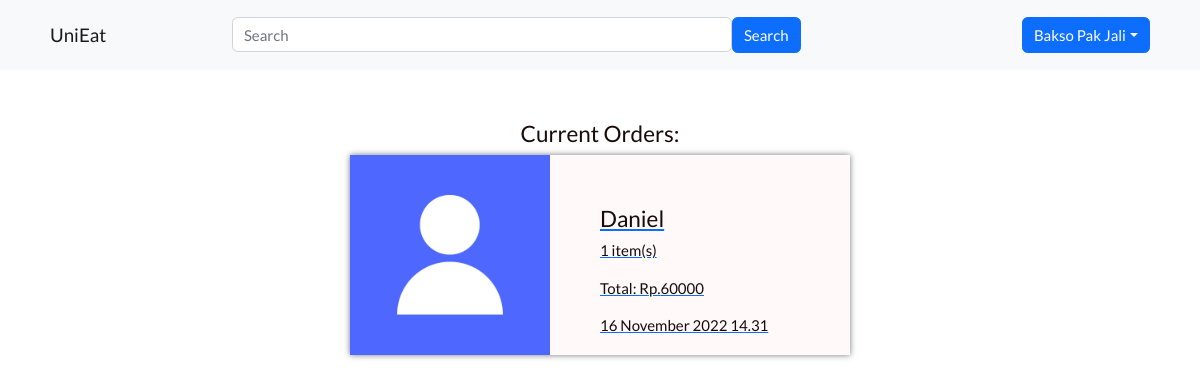
Screenshot of /AMDP3/showcurrentorders.php (signed in) with the database file from the repository.
### tables this page shows
CREATE TABLE `orders` (
  `orderID` int(11) NOT NULL,
  `shopID` int(11) DEFAULT NULL,
  `itemID` int(11) DEFAULT NULL,
  `userID` int(11) DEFAULT NULL,
  `itemAmount` int(11) DEFAULT NULL,
  `itemNotes` varchar(255) DEFAULT NULL,
  `orderTimeStamp` timestamp NOT NULL DEFAULT current_timestamp(),
  `userAddress` varchar(255) NOT NULL,
  `totalPrice` int(11) NOT NULL,
  `status` varchar(255) NOT NULL DEFAULT 'uncompleted'
);

CREATE TABLE `users` (
  `userID` int(11) NOT NULL,
  `name` varchar(255) NOT NULL,
  `email` varchar(255) NOT NULL,
  `phoneNumber` varchar(255) NOT NULL,
  `userPassword` varchar(255) NOT NULL,
  `userRole` varchar(15) NOT NULL DEFAULT 'customer',
  `gender` varchar(255) NOT NULL DEFAULT 'Male'
);

### AMDP3/includes/loaduncompletedorders.php (the view)
<?php
    include "./connection.php";
    $shopTitle = $_SESSION['name'];
    $query = "SELECT *, SUM(totalPrice) AS orderSum, DATE_FORMAT(orderTimeStamp, '%e %M %Y %H.%i') AS formattedTime, COUNT(*) AS itemCount FROM orders JOIN shop ON orders.shopID = shop.shopID JOIN users ON users.userID = orders.userID WHERE shopTitle='$shopTitle' AND status = 'uncompleted' GROUP BY orderTimeStamp ASC";
    $result = $connection->query($query);
    while($row = $result->fetch_assoc()){
        $userID = $row['userID'];
        $userName = $row['name'];
        $itemCount = $row['itemCount'];
        $formattedTime = $row['formattedTime'];
        $orderSum = $row['orderSum'];
        $shopID = $row['shopID'];
        $orderTime = $row['orderTimeStamp'];
        echo
        "<a href='./processorder.php?shopID=$shopID&orderTime=$orderTime&userID=$userID'>
            <div class='shop-card'>
                <img src='./img/user.png'>
                <div class='shop-info'>
                    <h4>$userName</h4>
                    <p>$itemCount item(s)</p>
                    <p>Total: Rp.$orderSum</p>
                    <p>$formattedTime</p>
                </div>
            </div>
        </a>";
    }
?>

### AMDP3/style.css (style rules this page uses)
* { font-family: 'Lato', sans-serif; text-decoration: none; color: #180A0A; font-size: 15px; list-style: none; }
.shop-card img { width: 200px; }
.shop-card { margin-bottom: 50px; background-color: #FFF9F9; height: 200px; width: 500px; box-shadow: 0 0 6px 0px #73777B; display: flex; }
.shop-info { padding-left: 50px; padding-top: 50px; }

### rows the page displays
orders: userID.name "Daniel", itemCount "1", orderSum "60000", formattedTime "16 November 2022 14.31"

### other values shown
$_SESSION['name'] "Bakso Pak Jali"
